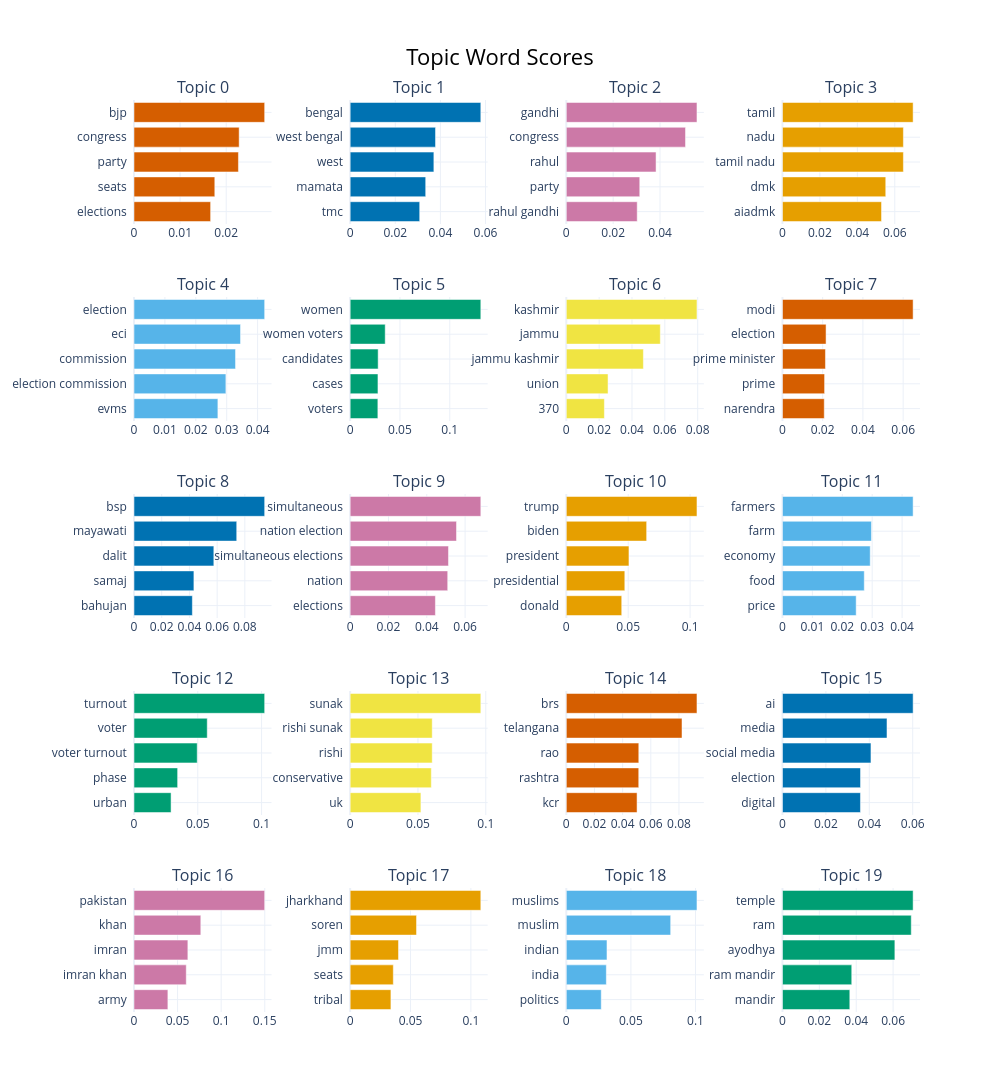

Source (notebook cell):
### Code cell
topic_model.visualize_barchart(top_n_topics=20)

### Figure 1 — Plotly figure (JSON) as saved in the notebook; plotly's stock layout.template omitted (floating-point values rounded to 4 significant figures)
{"data": [{"marker": {"color": "#D55E00"}, "orientation": "h", "type": "bar", "x": [0.01662, 0.01753, 0.02265, 0.02281, 0.02834], "xaxis": "x", "y": ["elections  ", "seats  ", "party  ", "congress  ", "bjp  "], "yaxis": "y"}, {"marker": {"color": "#0072B2"}, "orientation": "h", "type": "bar", "x": [0.03082, 0.03349, 0.03711, 0.03784, 0.05792], "xaxis": "x2", "y": ["tmc  ", "mamata  ", "west  ", "west bengal  ", "bengal  "], "yaxis": "y2"}, {"marker": {"color": "#CC79A7"}, "orientation": "h", "type": "bar", "x": [0.03026, 0.03135, 0.03831, 0.05088, 0.05577], "xaxis": "x3", "y": ["rahul gandhi  ", "party  ", "rahul  ", "congress  ", "gandhi  "], "yaxis": "y3"}, {"marker": {"color": "#E69F00"}, "orientation": "h", "type": "bar", "x": [0.05292, 0.05518, 0.0646, 0.0646, 0.0698], "xaxis": "x4", "y": ["aiadmk  ", "dmk  ", "tamil nadu  ", "nadu  ", "tamil  "], "yaxis": "y4"}, {"marker": {"color": "#56B4E9"}, "orientation": "h", "type": "bar", "x": [0.02714, 0.02973, 0.03285, 0.03447, 0.04228], "xaxis": "x5", "y": ["evms  ", "election commission  ", "commission  ", "eci  ", "election  "], "yaxis": "y5"}, {"marker": {"color": "#009E73"}, "orientation": "h", "type": "bar", "x": [0.02782, 0.02792, 0.02811, 0.03519, 0.1312], "xaxis": "x6", "y": ["voters  ", "cases  ", "candidates  ", "women voters  ", "women  "], "yaxis": "y6"}, {"marker": {"color": "#F0E442"}, "orientation": "h", "type": "bar", "x": [0.02318, 0.02541, 0.04694, 0.05724, 0.07956], "xaxis": "x7", "y": ["370  ", "union  ", "jammu kashmir  ", "jammu  ", "kashmir  "], "yaxis": "y7"}, {"marker": {"color": "#D55E00"}, "orientation": "h", "type": "bar", "x": [0.02078, 0.02095, 0.02138, 0.02168, 0.06496], "xaxis": "x8", "y": ["narendra  ", "prime  ", "prime minister  ", "election  ", "modi  "], "yaxis": "y8"}, {"marker": {"color": "#0072B2"}, "orientation": "h", "type": "bar", "x": [0.04212, 0.04323, 0.05762, 0.07414, 0.09431], "xaxis": "x9", "y": ["bahujan  ", "samaj  ", "dalit  ", "mayawati  ", "bsp  "], "yaxis": "y9"}, {"marker": {"color": "#CC79A7"}, "orientation": "h", "type": "bar", "x": [0.0445, 0.05093, 0.05133, 0.05552, 0.06821], "xaxis": "x10", "y": ["elections  ", "nation  ", "simultaneous elections  ", "nation election  ", "simultaneous  "], "yaxis": "y10"}, {"marker": {"color": "#E69F00"}, "orientation": "h", "type": "bar", "x": [0.04478, 0.04727, 0.05062, 0.06491, 0.1056], "xaxis": "x11", "y": ["donald  ", "presidential  ", "president  ", "biden  ", "trump  "], "yaxis": "y11"}, {"marker": {"color": "#56B4E9"}, "orientation": "h", "type": "bar", "x": [0.02465, 0.02736, 0.02935, 0.02975, 0.04369], "xaxis": "x12", "y": ["price  ", "food  ", "economy  ", "farm  ", "farmers  "], "yaxis": "y12"}, {"marker": {"color": "#009E73"}, "orientation": "h", "type": "bar", "x": [0.02906, 0.0342, 0.04956, 0.05741, 0.1024], "xaxis": "x13", "y": ["urban  ", "phase  ", "voter turnout  ", "voter  ", "turnout  "], "yaxis": "y13"}, {"marker": {"color": "#F0E442"}, "orientation": "h", "type": "bar", "x": [0.05216, 0.05984, 0.06051, 0.06051, 0.09634], "xaxis": "x14", "y": ["uk  ", "conservative  ", "rishi  ", "rishi sunak  ", "sunak  "], "yaxis": "y14"}, {"marker": {"color": "#D55E00"}, "orientation": "h", "type": "bar", "x": [0.05024, 0.05144, 0.05147, 0.08215, 0.09278], "xaxis": "x15", "y": ["kcr  ", "rashtra  ", "rao  ", "telangana  ", "brs  "], "yaxis": "y15"}, {"marker": {"color": "#0072B2"}, "orientation": "h", "type": "bar", "x": [0.03593, 0.03596, 0.04077, 0.04814, 0.06018], "xaxis": "x16", "y": ["digital  ", "election  ", "social media  ", "media  ", "ai  "], "yaxis": "y16"}, {"marker": {"color": "#CC79A7"}, "orientation": "h", "type": "bar", "x": [0.03887, 0.05994, 0.06179, 0.07664, 0.1499], "xaxis": "x17", "y": ["army  ", "imran khan  ", "imran  ", "khan  ", "pakistan  "], "yaxis": "y17"}, {"marker": {"color": "#E69F00"}, "orientation": "h", "type": "bar", "x": [0.03376, 0.03575, 0.04006, 0.05498, 0.1082], "xaxis": "x18", "y": ["tribal  ", "seats  ", "jmm  ", "soren  ", "jharkhand  "], "yaxis": "y18"}, {"marker": {"color": "#56B4E9"}, "orientation": "h", "type": "bar", "x": [0.02704, 0.03099, 0.03148, 0.08078, 0.1011], "xaxis": "x19", "y": ["politics  ", "india  ", "indian  ", "muslim  ", "muslims  "], "yaxis": "y19"}, {"marker": {"color": "#009E73"}, "orientation": "h", "type": "bar", "x": [0.03652, 0.03757, 0.06095, 0.06983, 0.07085], "xaxis": "x20", "y": ["mandir  ", "ram mandir  ", "ayodhya  ", "ram  ", "temple  "], "yaxis": "y20"}], "layout": {"annotations": [{"font": {"size": 16}, "showarrow": false, "text": "Topic 0", "x": 0.0875, "xanchor": "center", "xref": "paper", "y": 1.0, "yanchor": "bottom", "yref": "paper"}, {"font": {"size": 16}, "showarrow": false, "text": "Topic 1", "x": 0.3625, "xanchor": "center", "xref": "paper", "y": 1.0, "yanchor": "bottom", "yref": "paper"}, {"font": {"size": 16}, "showarrow": false, "text": "Topic 2", "x": 0.6375, "xanchor": "center", "xref": "paper", "y": 1.0, "yanchor": "bottom", "yref": "paper"}, {"font": {"size": 16}, "showarrow": false, "text": "Topic 3", "x": 0.9125, "xanchor": "center", "xref": "paper", "y": 1.0, "yanchor": "bottom", "yref": "paper"}, {"font": {"size": 16}, "showarrow": false, "text": "Topic 4", "x": 0.0875, "xanchor": "center", "xref": "paper", "y": 0.784, "yanchor": "bottom", "yref": "paper"}, {"font": {"size": 16}, "showarrow": false, "text": "Topic 5", "x": 0.3625, "xanchor": "center", "xref": "paper", "y": 0.784, "yanchor": "bottom", "yref": "paper"}, {"font": {"size": 16}, "showarrow": false, "text": "Topic 6", "x": 0.6375, "xanchor": "center", "xref": "paper", "y": 0.784, "yanchor": "bottom", "yref": "paper"}, {"font": {"size": 16}, "showarrow": false, "text": "Topic 7", "x": 0.9125, "xanchor": "center", "xref": "paper", "y": 0.784, "yanchor": "bottom", "yref": "paper"}, {"font": {"size": 16}, "showarrow": false, "text": "Topic 8", "x": 0.0875, "xanchor": "center", "xref": "paper", "y": 0.568, "yanchor": "bottom", "yref": "paper"}, {"font": {"size": 16}, "showarrow": false, "text": "Topic 9", "x": 0.3625, "xanchor": "center", "xref": "paper", "y": 0.568, "yanchor": "bottom", "yref": "paper"}, {"font": {"size": 16}, "showarrow": false, "text": "Topic 10", "x": 0.6375, "xanchor": "center", "xref": "paper", "y": 0.568, "yanchor": "bottom", "yref": "paper"}, {"font": {"size": 16}, "showarrow": false, "text": "Topic 11", "x": 0.9125, "xanchor": "center", "xref": "paper", "y": 0.568, "yanchor": "bottom", "yref": "paper"}, {"font": {"size": 16}, "showarrow": false, "text": "Topic 12", "x": 0.0875, "xanchor": "center", "xref": "paper", "y": 0.352, "yanchor": "bottom", "yref": "paper"}, {"font": {"size": 16}, "showarrow": false, "text": "Topic 13", "x": 0.3625, "xanchor": "center", "xref": "paper", "y": 0.352, "yanchor": "bottom", "yref": "paper"}, {"font": {"size": 16}, "showarrow": false, "text": "Topic 14", "x": 0.6375, "xanchor": "center", "xref": "paper", "y": 0.352, "yanchor": "bottom", "yref": "paper"}, {"font": {"size": 16}, "showarrow": false, "text": "Topic 15", "x": 0.9125, "xanchor": "center", "xref": "paper", "y": 0.352, "yanchor": "bottom", "yref": "paper"}, {"font": {"size": 16}, "showarrow": false, "text": "Topic 16", "x": 0.0875, "xanchor": "center", "xref": "paper", "y": 0.136, "yanchor": "bottom", "yref": "paper"}, {"font": {"size": 16}, "showarrow": false, "text": "Topic 17", "x": 0.3625, "xanchor": "center", "xref": "paper", "y": 0.136, "yanchor": "bottom", "yref": "paper"}, {"font": {"size": 16}, "showarrow": false, "text": "Topic 18", "x": 0.6375, "xanchor": "center", "xref": "paper", "y": 0.136, "yanchor": "bottom", "yref": "paper"}, {"font": {"size": 16}, "showarrow": false, "text": "Topic 19", "x": 0.9125, "xanchor": "center", "xref": "paper", "y": 0.136, "yanchor": "bottom", "yref": "paper"}], "height": 1250, "hoverlabel": {"bgcolor": "white", "font": {"family": "Rockwell", "size": 16}}, "showlegend": false, "title": {"font": {"color": "Black", "size": 22}, "text": "Topic Word Scores", "x": 0.5, "xanchor": "center", "yanchor": "top"}, "width": 1000, "xaxis": {"anchor": "y", "domain": [0, 0.175], "showgrid": true}, "xaxis10": {"anchor": "y10", "domain": [0.275, 0.45], "showgrid": true}, "xaxis11": {"anchor": "y11", "domain": [0.55, 0.725], "showgrid": true}, "xaxis12": {"anchor": "y12", "domain": [0.825, 1], "showgrid": true}, "xaxis13": {"anchor": "y13", "domain": [0, 0.175], "showgrid": true}, "xaxis14": {"anchor": "y14", "domain": [0.275, 0.45], "showgrid": true}, "xaxis15": {"anchor": "y15", "domain": [0.55, 0.725], "showgrid": true}, "xaxis16": {"anchor": "y16", "domain": [0.825, 1], "showgrid": true}, "xaxis17": {"anchor": "y17", "domain": [0, 0.175], "showgrid": true}, "xaxis18": {"anchor": "y18", "domain": [0.275, 0.45], "showgrid": true}, "xaxis19": {"anchor": "y19", "domain": [0.55, 0.725], "showgrid": true}, "xaxis2": {"anchor": "y2", "domain": [0.275, 0.45], "showgrid": true}, "xaxis20": {"anchor": "y20", "domain": [0.825, 1], "showgrid": true}, "xaxis3": {"anchor": "y3", "domain": [0.55, 0.725], "showgrid": true}, "xaxis4": {"anchor": "y4", "domain": [0.825, 1], "showgrid": true}, "xaxis5": {"anchor": "y5", "domain": [0, 0.175], "showgrid": true}, "xaxis6": {"anchor": "y6", "domain": [0.275, 0.45], "showgrid": true}, "xaxis7": {"anchor": "y7", "domain": [0.55, 0.725], "showgrid": true}, "xaxis8": {"anchor": "y8", "domain": [0.825, 1], "showgrid": true}, "xaxis9": {"anchor": "y9", "domain": [0, 0.175], "showgrid": true}, "yaxis": {"anchor": "x", "domain": [0.864, 1.0], "showgrid": true}, "yaxis10": {"anchor": "x10", "domain": [0.432, 0.568], "showgrid": true}, "yaxis11": {"anchor": "x11", "domain": [0.432, 0.568], "showgrid": true}, "yaxis12": {"anchor": "x12", "domain": [0.432, 0.568], "showgrid": true}, "yaxis13": {"anchor": "x13", "domain": [0.216, 0.352], "showgrid": true}, "yaxis14": {"anchor": "x14", "domain": [0.216, 0.352], "showgrid": true}, "yaxis15": {"anchor": "x15", "domain": [0.216, 0.352], "showgrid": true}, "yaxis16": {"anchor": "x16", "domain": [0.216, 0.352], "showgrid": true}, "yaxis17": {"anchor": "x17", "domain": [0, 0.136], "showgrid": true}, "yaxis18": {"anchor": "x18", "domain": [0, 0.136], "showgrid": true}, "yaxis19": {"anchor": "x19", "domain": [0, 0.136], "showgrid": true}, "yaxis2": {"anchor": "x2", "domain": [0.864, 1.0], "showgrid": true}, "yaxis20": {"anchor": "x20", "domain": [0, 0.136], "showgrid": true}, "yaxis3": {"anchor": "x3", "domain": [0.864, 1.0], "showgrid": true}, "yaxis4": {"anchor": "x4", "domain": [0.864, 1.0], "showgrid": true}, "yaxis5": {"anchor": "x5", "domain": [0.648, 0.784], "showgrid": true}, "yaxis6": {"anchor": "x6", "domain": [0.648, 0.784], "showgrid": true}, "yaxis7": {"anchor": "x7", "domain": [0.648, 0.784], "showgrid": true}, "yaxis8": {"anchor": "x8", "domain": [0.648, 0.784], "showgrid": true}, "yaxis9": {"anchor": "x9", "domain": [0.432, 0.568], "showgrid": true}}}
